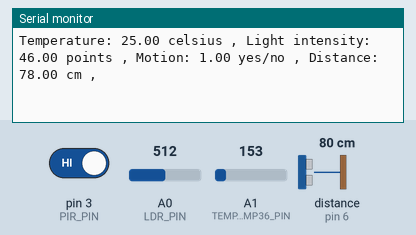
This sketch was run on a simulated Arduino Uno, built with avr-gcc and run on an emulated ATmega328P. Parts: the last lines printed to the serial monitor. Wiring (inferred from the names in the program): ultrasonic range finder: trigger pin 7; echo pin 6. The test bench sets the inputs (shaded band); at power-on: A1 (TEMPERATURE_TMP36_PIN) = 153, pin 3 (PIR_PIN) HIGH, A0 (LDR_PIN) = 512, distance to the obstacle (sensor on pin 6) 80 cm. The echo pulse lasts 58.3 µs per cm.

Above: at 2.7 s.
2.8 s: A1 (TEMPERATURE_TMP36_PIN) set to 131
At 3.09 s:
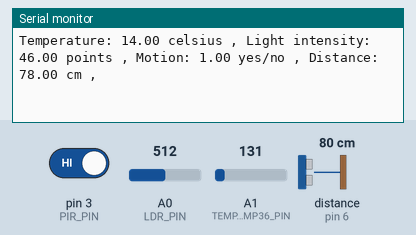
4.3 s: A1 (TEMPERATURE_TMP36_PIN) set to 112
At 4.3 s:
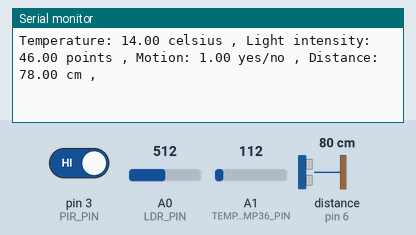
Timing chart, 0 to 7.3 s (numbered marks = the images above; inputs shaded):
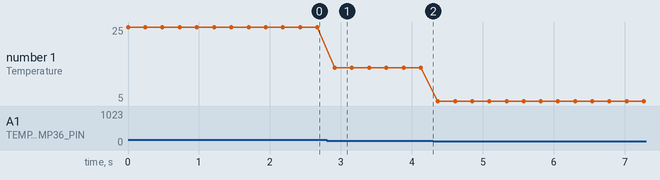

The sketch:

Common-sensors-all-modular.ino
```cpp
/**
 * 1. Identificam device driver (libraria Arduino de pe net)
 * 2. Definim virtual device driver (functie generala cu prototip identic la toti sensorii)
 * 3. Definim structura sensorType cu cimpurile referinta la functie si unitate de masura
 * 4. Definim un tablou de sensori sensorList
 * 5. Definim functia generala de extragere a valorii dupa id (pozitia in tablou)
 */

#include "distance.h"
#include "light.h"
#include "motion.h"
#include "temperature.h"

typedef struct sensor_t {
  float (*get) (void);
  char paramName[20];
  char unitName[10];
} sensorType;

enum { SENSOR_TEMP,SENSOR_LIGHT, SENSOR_PIR, SENSOR_ULTRASONIC, SENSOR_NR_OF };


sensorType sensorList[SENSOR_NR_OF] = {
  {
    GetTemperatureTMP36,
    "Temperature",
    "celsius"
  },
  {
    GetLight,
    "Light intensity",
    "points"
  },
  {
    ReadPIR,
    "Motion",
    "yes/no",
  },
  {
    GetDistance,
    "Distance",
    "cm"
  }
 };

float SensorGetValue(int id) {
    if(id < SENSOR_NR_OF) {
      return sensorList[id].get();
    }
}

char * SensorGetUnit(int id) {
    if(id < SENSOR_NR_OF) {
      return sensorList[id].unitName;
    }
}

char * SensorGetParamName(int id) {
    if(id < SENSOR_NR_OF) {
      return sensorList[id].paramName;
    }
}


void setup() {
  Serial.begin(9600);
  SetupTMP36();
  LightSensorSetup();
  SetupPIR();
  UltrasonicSetup();
}

void loop() {
//  float value = SensorGetValue(SENSOR_TEMP);
//  Serial.print(value);
//
//  char * unit = SensorGetUnit(SENSOR_TEMP);
//  Serial.print(" ");
//  Serial.print(unit);

  for(int i=0; i<SENSOR_NR_OF; i++) {
    char * paramName = SensorGetParamName(i);
    Serial.print(paramName);
    Serial.print(": ");

    float value = SensorGetValue(i);
    Serial.print(value);

    char * unit = SensorGetUnit(i);
    Serial.print(" ");
    Serial.print(unit);
    Serial.print(" , ");
  }
  Serial.println();
  delay(200);

}
```

distance.cpp
```cpp
#include "distance.h"


//==================================
// Ultrasonic virtual device driver
//==================================


void UltrasonicSetup() {
  pinMode(TRIG_PIN, OUTPUT); // Sets the TRIG_PIN as an Output
  pinMode(ECHO_PIN, INPUT); // Sets the ECHO_PIN as an Input
}

float GetDistance() {
  // defines variables
  long duration;
  int distance;

  // Clears the TRIG_PIN
  digitalWrite(TRIG_PIN, LOW);
  delayMicroseconds(2);
  // Sets the TRIG_PIN on HIGH state for 10 micro seconds
  digitalWrite(TRIG_PIN, HIGH);
  delayMicroseconds(10);
  digitalWrite(TRIG_PIN, LOW);
  // Reads the ECHO_PIN, returns the sound wave travel time in microseconds
  duration = pulseIn(ECHO_PIN, HIGH);
  // Calculating the distance
  distance= duration*0.034/2;
  return distance;
}

//==================================//
```

distance.h
```cpp
#ifndef DISTANCE_H
#define DISTANCE_H

#include <Arduino.h>

// defines pins numbers
#define TRIG_PIN 7
#define ECHO_PIN 6

// Prototipurile functiilor
void UltrasonicSetup();
float GetDistance();

#endif
```

light.cpp
```cpp
#include "light.h"


void LightSensorSetup() {
  pinMode(LDR_PIN, INPUT);
}

float GetLight() {
  int rawData = analogRead(LDR_PIN);
  float voltage = map(rawData, ADC_MIN, ADC_MAX, VOLT_MIN, VOLT_MAX);
  float light = map(voltage, VOLT_MIN, VOLT_MAX, LIGHT_MIN, LIGHT_MAX);

  return light;
}
```

light.h
```cpp
#ifndef LIGHT_H
#define LIGHT_H

#include <Arduino.h>

//==================================
// Light LDR virtual device driver
//==================================
#define LDR_PIN A0
#define LIGHT_MIN 10
#define LIGHT_MAX 100
#define ADC_MIN 0
#define ADC_MAX 1023
#define VOLT_MIN 0
#define VOLT_MAX 5


// Prototipurile functiilor
void LightSensorSetup();
float GetLight();

#endif
```

motion.cpp
```cpp
#include "motion.h"


//==================================
// PIR virtual device driver
//==================================

void SetupPIR() {
  pinMode(PIR_PIN, INPUT);
}

float ReadPIR() {
  // read the state of the sensor/digital input
  int sensorState = digitalRead(PIR_PIN);
  return sensorState;
}
//==================================//
```

motion.h
```cpp
#ifndef MOTION_H
#define MOTION_H

#include <Arduino.h>

#define PIR_PIN 3

// Prototipurile functiilor
void SetupPIR();
float ReadPIR();

#endif
```

temperature.cpp
```cpp
#include "temperature.h"


void SetupTMP36() {
  pinMode(TEMPERATURE_TMP36_PIN, INPUT);
}


float GetTemperatureTMP36() {
  int rawData = analogRead(TEMPERATURE_TMP36_PIN);
  float celsius = map(((rawData - 20) * 3.04), ADC_MIN, ADC_MAX, TEMP_MIN, TEMP_MAX);

  return celsius;
}
  
```

temperature.h
```cpp
#ifndef TEMPERATURE_H
#define TEMPERATURE_H

#include <Arduino.h>

//==================================
// TMP36 temperature virtual device driver
//==================================
// Sensor pin map
#define TEMPERATURE_TMP36_PIN A1
// ADC range
#define ADC_MIN 0
#define ADC_MAX 1023
// Voltage range
#define VOLT_MIN 0
#define VOLT_MAX 5
// Temperature range
#define TEMP_MIN -40
#define TEMP_MAX 125


// Prototipurile functiilor
void SetupTMP36();
float GetTemperatureTMP36();

#endif
```

Measured:
- after the input at 2.8 s, the serial monitor: prints a new line after 0.11 s (image 1)
- plotted number 1: 25 → 14 after the input at 2.8 s, 14 → 5 after the input at 4.3 s
